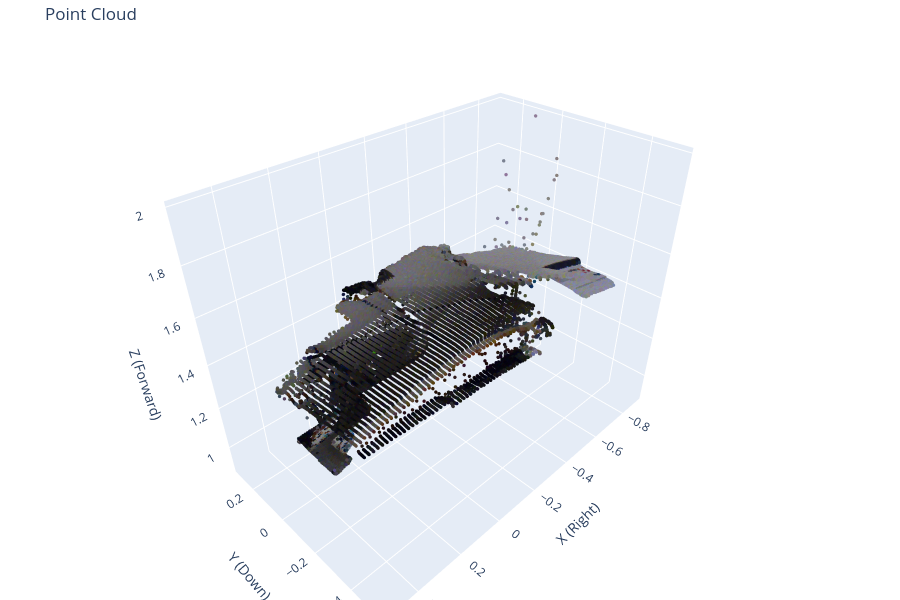

The notebook cell this image was saved under:
### Code cell
model_weights  = '/home/nail/stuff/rgb-ir/rgb-ir-extrinsics/RAFT-Stereo/models/raftstereo-middlebury.pth'

model = raft_stereo.load_raft_model(model_weights)

img_size = (720, 540) # (W, H)
preprocessor = raft_stereo.StereoPreprocessor(
    K_rgb_L, D_ir_L, 
    K_rgb_R, D_rgb_R, 
    q_1_0, t_1_0, 
    img_size
)
print(f"Calculated Baseline: {preprocessor.extrinsics['baseline']:.4f} m")

raw_left = cv2.imread(path_rgb_L)
raw_right = cv2.imread(path_rgb_R)

preprocessor.auto_align(raw_left, raw_right)

rect_left, rect_right = preprocessor.rectify_images(raw_left, raw_right)

depth_map = raft_stereo.estimate_stereo_depth(
    rect_left, 
    rect_right, 
    model, 
    preprocessor.intrinsics, 
    preprocessor.extrinsics
)
depth_map = np.abs(depth_map) # Ensure positive

viz.plot_depth_map(depth_map)   
# viz.plot_point_cloud(depth_map, preprocessor.intrinsics, preprocessor.extrinsics)

pts3d = viz.backproject_depth(depth_map, preprocessor.intrinsics)
viz.plot_point_cloud(pts3d, rect_left, min_z=0.5, max_z=2.0, subsample=10)

### Figure 1 — Plotly figure (JSON) as saved in the notebook; plotly's stock layout.template omitted (floating-point values rounded to 4 significant figures; data arrays with more than 128 entries replaced by an {"elided": "..."} marker saying what was removed)
{"data": [{"marker": {"color": {"elided": "38863 str values"}, "opacity": 1, "size": 2}, "mode": "markers", "type": "scatter3d", "x": {"elided": "38863 float values"}, "y": {"elided": "38863 float values"}, "z": {"elided": "38863 float values"}}], "layout": {"height": 600, "margin": {"b": 0, "l": 0, "r": 0, "t": 40}, "scene": {"aspectmode": "data", "xaxis": {"title": {"text": "X (Right)"}}, "yaxis": {"autorange": "reversed", "title": {"text": "Y (Down)"}}, "zaxis": {"title": {"text": "Z (Forward)"}}}, "title": {"text": "Point Cloud"}, "width": 900}}
